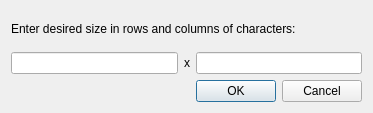
<?xml version="1.0" encoding="UTF-8"?>
<ui version="4.0">
 <class>DialogWindowSize</class>
 <widget class="QDialog" name="DialogWindowSize">
  <property name="geometry">
   <rect>
    <x>0</x>
    <y>0</y>
    <width>373</width>
    <height>113</height>
   </rect>
  </property>
  <property name="windowTitle">
   <string>Initial Window Size</string>
  </property>
  <layout class="QVBoxLayout" name="verticalLayout">
   <item>
    <widget class="QLabel" name="label">
     <property name="text">
      <string>Enter desired size in rows and columns of characters:</string>
     </property>
    </widget>
   </item>
   <item>
    <layout class="QHBoxLayout" name="horizontalLayout">
     <item>
      <widget class="QLineEdit" name="editWidth"/>
     </item>
     <item>
      <widget class="QLabel" name="label_2">
       <property name="text">
        <string>x</string>
       </property>
      </widget>
     </item>
     <item>
      <widget class="QLineEdit" name="editHeight"/>
     </item>
    </layout>
   </item>
   <item>
    <widget class="QDialogButtonBox" name="buttonBox">
     <property name="orientation">
      <enum>Qt::Horizontal</enum>
     </property>
     <property name="standardButtons">
      <set>QDialogButtonBox::Cancel|QDialogButtonBox::Ok</set>
     </property>
    </widget>
   </item>
  </layout>
 </widget>
 <resources/>
 <connections>
  <connection>
   <sender>buttonBox</sender>
   <signal>rejected()</signal>
   <receiver>DialogWindowSize</receiver>
   <slot>reject()</slot>
   <hints>
    <hint type="sourcelabel">
     <x>259</x>
     <y>106</y>
    </hint>
    <hint type="destinationlabel">
     <x>265</x>
     <y>112</y>
    </hint>
   </hints>
  </connection>
 </connections>
</ui>
